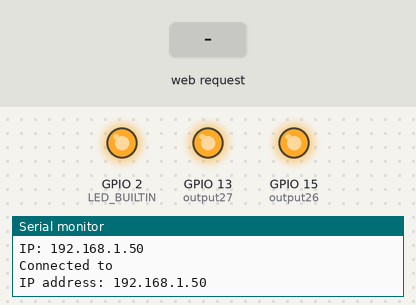
Bench run of a program on a simulated ESP32. Parts: output pins drawn as LEDs (lit = HIGH), the last lines printed to the serial monitor. The test bench sets the inputs (shaded band). WiFi joins after 1.5 s; servers stay silent unless stated; not simulated (calls return 0 or success): credentials.h.

Above: at 2.7 s.
2.8 s: HTTP request GET /26/off received
At 3.2 s:
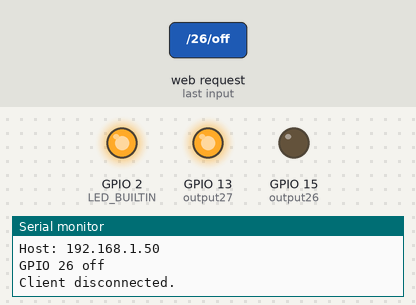
4.3 s: HTTP request GET /27/off received
At 4.7 s:
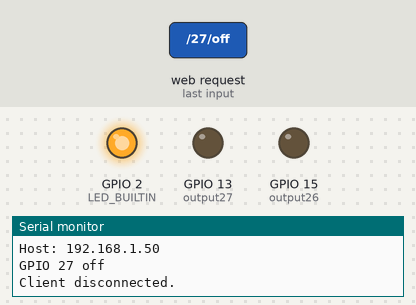
5.8 s: HTTP request GET /26/on received
At 6.2 s:
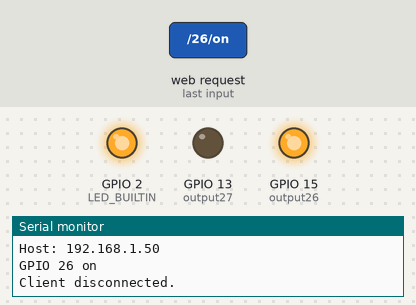
7.3 s: HTTP request GET /27/on received
At 7.7 s:
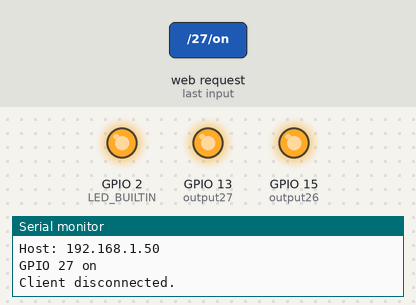
Timing chart, 0 to 9.8 s (numbered marks = the images above; inputs shaded):
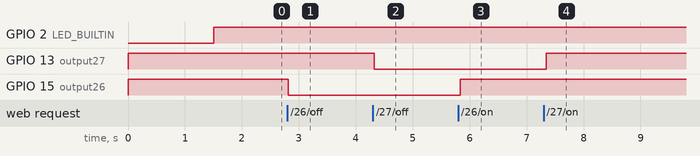

Measured:
- after the input at 2.8 s, GPIO 15 (output26): HIGH → LOW at once
- after the input at 4.3 s, GPIO 13 (output27): HIGH → LOW at once
- after the input at 5.8 s, GPIO 15 (output26): LOW → HIGH at once
- after the input at 7.3 s, GPIO 13 (output27): LOW → HIGH at once

The program:

main.cpp
```cpp
/*********
  ESP32 Web server
  Joe Brendler - 10/15/2022
  Built on a foundation of various tutorials including Tomasz Tarnowski's getting started
  and WiFi Connect, a number of OTA methods, etc.
  "Implementa un servidor web al que se accede mediante una conección WiFi"
  Based on work by Osvaldo Cantone  correo@cantone.com.ar
  from Ramos Mejía, ARGENTINA, Agosto 2020
  Cantone also credits sketches developed by Rui Santos https://randomnerdtutorials.com
  */
#include <Arduino.h>
//#define ESP32_RTOS // Uncomment this line if you want to use the code with freertos only on the ESP32
// Has to be done before including "OTA.h"

#include "OTA.h"
#include <credentials.h>
#include <AsyncTCP.h>
#include <ESPAsyncWebServer.h>

const int LED_ON = HIGH; // ctive high for ESP32; ESP12 8266 is active low)
const int LED_OFF = LOW;

// function definition (see function further below)
void check_wifi_status();
void handle_web_client();

// AsyncWebServer webServer(80);  //used in OTA via web
//  Instatiate web server via port 80
WiFiServer wifiServer(80);

// This variable will hold our HTTP request
String header;

// These variables hold the logical state of two digital relays
String output26State = "off";
String output27State = "off";

// The two relays are mapped to the following GPIO pins
// Note LED_BUILTIN uses GPIO2, so don't use 2 here
const int output26 = 15; // GPIO15 Pin J2-16
const int output27 = 13; // GPIO13 Pin J1-15

// Current time
unsigned long currentTime = millis();
// Previous time
unsigned long previousTime = 0;
// Define timeout time in milliseconds (example: 2000ms = 2s)
const long timeoutTime = 2000;
int show = -1;

void setup()
{
  int error;

  pinMode(LED_BUILTIN, OUTPUT);
  digitalWrite(LED_BUILTIN, LED_OFF);

  Serial.begin(115200);
  Serial.println("Booting");

  // Initialize the relays to an "ON" state
  pinMode(output26, OUTPUT);
  pinMode(output27, OUTPUT);
  digitalWrite(output26, HIGH);
  digitalWrite(output27, HIGH);

  // Note that OTA turns on wifi, using credentials.h
  // Specify hostname here (use unique name each time)
  setupOTA("JoeESP32_WebServer_01", mySSID, myPASSWORD);

  // Wait for connection
  while (WiFi.status() != WL_CONNECTED)
  {
    delay(500);
    Serial.print(".");
  }
  Serial.println("");
  Serial.print("Connected to ");
  Serial.println(WiFi.SSID());
  Serial.print("IP address: ");
  Serial.println(WiFi.localIP());

  /*
    webServer.on("/", HTTP_GET, [](AsyncWebServerRequest *request)
              { request->send(200, "text/plain", "Hi! I am ESP32."); });

   // AsyncElegantOTA.begin(&server); // Start ElegantOTA
    webServer.begin();
    Serial.println("HTTP webServer started");
  */
  // start wifi web server
  wifiServer.begin();
}

void loop()
{
//#ifdef defined(ESP32_RTOS) && defined(ESP32)
#if defined(ESP32_RTOS) && defined(ESP32)
#else // If you do not use FreeRTOS, you have to regulary call the handle method.
  ArduinoOTA.handle();
#endif

  // Your code here
  check_wifi_status();
  handle_web_client();
}

void check_wifi_status()
{
  if (WiFi.status() == WL_CONNECTED)
  {
    digitalWrite(LED_BUILTIN, LED_ON);
  }
  else
  {
    digitalWrite(LED_BUILTIN, LED_OFF);
  }
  delay(100);
}

void handle_web_client()
{
  WiFiClient client = wifiServer.available(); // Listen for incoming clients

  if (client)
  { // If a new client connects,
    currentTime = millis();
    previousTime = currentTime;
    Serial.println("New Client."); // print a message out in the serial port
    String currentLine = "";       // make a String to hold incoming data from the client
    while (client.connected() && currentTime - previousTime <= timeoutTime)
    { // loop while the client's connected
      currentTime = millis();
      if (client.available())
      {                         // if there's bytes to read from the client,
        char c = client.read(); // read a byte, then
        Serial.write(c);        // print it out the serial monitor
        header += c;
        if (c == '\n')
        { // if the byte is a newline character
          // if the current line is blank, you got two newline characters in a row.
          // that's the end of the client HTTP request, so send a response:
          if (currentLine.length() == 0)
          {
            // HTTP headers always start with a response code (e.g. HTTP/1.1 200 OK)
            // and a content-type so the client knows what's coming, then a blank line:
            client.println("HTTP/1.1 200 OK");
            client.println("Content-type:text/html");
            client.println("Connection: close");
            client.println();

            // turns the GPIOs on and off
            if (header.indexOf("GET /26/on") >= 0)
            {
              Serial.println("GPIO 26 on");
              output26State = "on";
              digitalWrite(output26, HIGH);
            }
            else if (header.indexOf("GET /26/off") >= 0)
            {
              Serial.println("GPIO 26 off");
              output26State = "off";
              digitalWrite(output26, LOW);
            }
            else if (header.indexOf("GET /27/on") >= 0)
            {
              Serial.println("GPIO 27 on");
              output27State = "on";
              digitalWrite(output27, HIGH);
            }
            else if (header.indexOf("GET /27/off") >= 0)
            {
              Serial.println("GPIO 27 off");
              output27State = "off";
              digitalWrite(output27, LOW);
            }

            // Display the HTML web page
            client.println("<!DOCTYPE html><html>");
            client.println("<head><meta name=\"viewport\" content=\"width=device-width, initial-scale=1\">");
            client.println("<link rel=\"icon\" href=\"data:,\">");
            // CSS to style the on/off buttons
            // Feel free to change the background-color and font-size attributes to fit your preferences
            client.println("<style>html { font-family: Helvetica; display: inline-block; margin: 0px auto; text-align: center;}");
            client.println(".button { background-color: #4CAF50; border: none; color: white; padding: 16px 40px;");
            client.println("text-decoration: none; font-size: 30px; margin: 2px; cursor: pointer;}");
            client.println(".button2 {background-color: #555555;}</style></head>");

            // Web Page Heading
            client.println("<body><h1>ESP32 Web Server</h1>");
            client.println("<p>Adapted by Osvaldo Cantone <a href=https://github.com/ocantone/ESP32-Relay-LCD-Display-I2C> GItHub/ocantone </a> </p>");

            // Display current state, and ON/OFF buttons for GPIO 15
            client.println("<p>GPIO 26 - State " + output26State + "</p>");
            // If the output26State is off, it displays the ON button
            if (output26State == "off")
            {
              client.println("<p><a href=\"/26/on\"><button class=\"button\">ON</button></a></p>");
            }
            else
            {
              client.println("<p><a href=\"/26/off\"><button class=\"button button2\">OFF</button></a></p>");
            }

            // Display current state, and ON/OFF buttons for GPIO 2
            client.println("<p>GPIO 27 - State " + output27State + "</p>");
            // If the output27State is off, it displays the ON button
            if (output27State == "off")
            {
              client.println("<p><a href=\"/27/on\"><button class=\"button\">ON</button></a></p>");
            }
            else
            {
              client.println("<p><a href=\"/27/off\"><button class=\"button button2\">OFF</button></a></p>");
            }
            client.println("</body></html>");

            // The HTTP response ends with another blank line
            client.println();
            // Break out of the while loop
            break;
          }
          else
          { // if you got a newline, then clear currentLine
            currentLine = "";
          }
        }
        else if (c != '\r')
        {                   // if you got anything else but a carriage return character,
          currentLine += c; // add it to the end of the currentLine
        }
      }
    }
    // Clear the header variable
    header = "";
    // Close the connection
    client.stop();
    Serial.println("Client disconnected.");
    Serial.println("");
  }
}
```

OTA.h
```cpp
#ifdef ESP32
#include <WiFi.h>
#include <ESPmDNS.h>
#else
#include <ESP8266WiFi.h>
#include <ESP8266mDNS.h>
#endif

#include <WiFiUdp.h>
#include <ArduinoOTA.h>

#if defined(ESP32_RTOS) && defined(ESP32)
void ota_handle(void *parameter)
{
    for (;;)
    {
        ArduinoOTA.handle();
        delay(3500);
    }
}
#endif

void setupOTA(const char *nameprefix, const char *ssid, const char *password)
{
    // Configure the hostname
    uint16_t maxlen = strlen(nameprefix) + 7;
    char *fullhostname = new char[maxlen];
    uint8_t mac[6];
    WiFi.macAddress(mac);
    snprintf(fullhostname, maxlen, "%s-%02x%02x%02x", nameprefix, mac[3], mac[4], mac[5]);
    ArduinoOTA.setHostname(fullhostname);
    delete[] fullhostname;

    // Configure and start the WiFi station
    WiFi.mode(WIFI_STA);
    WiFi.begin(ssid, password);

    // Wait for connection
    while (WiFi.waitForConnectResult() != WL_CONNECTED)
    {
        Serial.println("Connection Failed! Rebooting...");
        delay(5000);
        ESP.restart();
    }

    // Port defaults to 3232
    // ArduinoOTA.setPort(3232); // Use 8266 port if you are working in Sloeber IDE, it is fixed there and not adjustable

    // No authentication by default
    // ArduinoOTA.setPassword("admin");

    // Password can be set with it's md5 value as well
    // MD5(admin) = 21232f297a57a5a743894a0e4a801fc3
    // ArduinoOTA.setPasswordHash("21232f297a57a5a743894a0e4a801fc3");

    ArduinoOTA.onStart([]()
                       {
	//NOTE: make .detach() here for all functions called by Ticker.h library - not to interrupt transfer process in any way.
    String type;
    if (ArduinoOTA.getCommand() == U_FLASH)
      type = "sketch";
    else // U_SPIFFS
      type = "filesystem";

    // NOTE: if updating SPIFFS this would be the place to unmount SPIFFS using SPIFFS.end()
    Serial.println("Start updating " + type); });

    ArduinoOTA.onEnd([]()
                     { Serial.println("\nEnd"); });

    ArduinoOTA.onProgress([](unsigned int progress, unsigned int total)
                          { Serial.printf("Progress: %u%%\r", (progress / (total / 100))); });

    ArduinoOTA.onError([](ota_error_t error)
                       {
    Serial.printf("Error[%u]: ", error);
    if (error == OTA_AUTH_ERROR) Serial.println("\nAuth Failed");
    else if (error == OTA_BEGIN_ERROR) Serial.println("\nBegin Failed");
    else if (error == OTA_CONNECT_ERROR) Serial.println("\nConnect Failed");
    else if (error == OTA_RECEIVE_ERROR) Serial.println("\nReceive Failed");
    else if (error == OTA_END_ERROR) Serial.println("\nEnd Failed"); });

    ArduinoOTA.begin();

    Serial.println("OTA Initialized");
    Serial.print("IP: ");
    Serial.println(WiFi.localIP());

#if defined(ESP32_RTOS) && defined(ESP32)
    xTaskCreate(
        ota_handle,   /* Task function. */
        "OTA_HANDLE", /* String with name of task. */
        10000,        /* Stack size in bytes. */
        NULL,         /* Parameter passed as input of the task */
        1,            /* Priority of the task. */
        NULL);        /* Task handle. */
#endif
}
```
